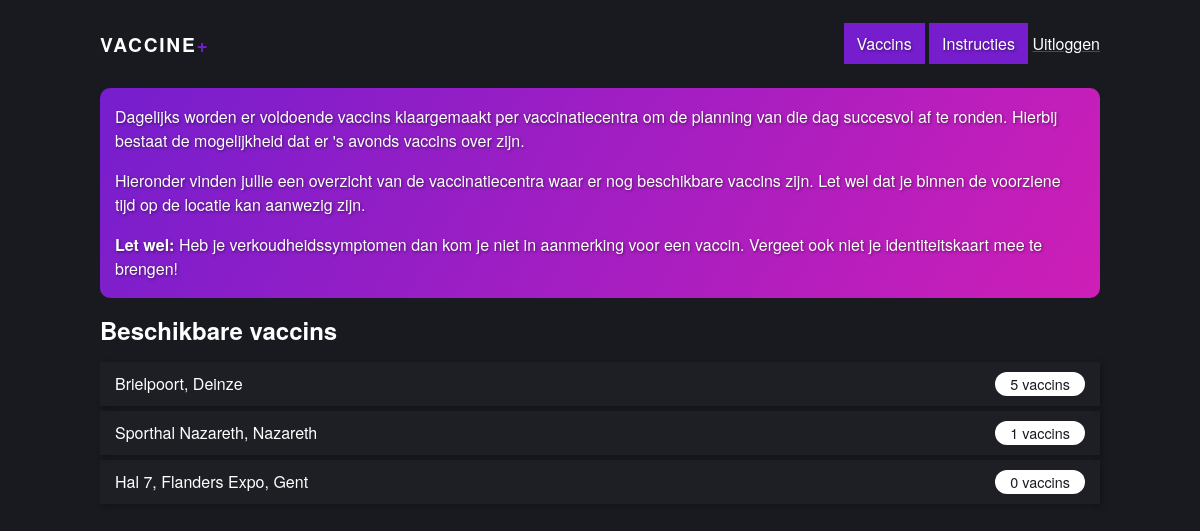
Page /vaccin on the committed database.
### tables this page shows
CREATE TABLE `center` (
  `center_id` int unsigned NOT NULL AUTO_INCREMENT,
  `name` varchar(100) DEFAULT NULL,
  `street` varchar(100) DEFAULT NULL,
  `nr` varchar(20) DEFAULT NULL,
  `postalcode` int DEFAULT NULL,
  `city` varchar(100) DEFAULT NULL,
  `lat` float DEFAULT NULL,
  `long` float DEFAULT NULL,
  `pdf` varchar(256) DEFAULT NULL,
  PRIMARY KEY (`center_id`)
);

### controllers/VaccinController.php (called while the page is built, shortened)
<?php
require_once 'models/CenterModel.php';
require_once 'models/Vaccin_model.php';
class VaccinController {
    function index($center_id) {
        $centers = Center::getAllCenters();
        $total1 = Vaccin::countVaccins(1);
        $total2 = Vaccin::countVaccins(2);
        $total3 = Vaccin::countVaccins(3);
        include BASE_DIR . '/views/pages/home.php';
    }
}

### models/CenterModel.php (called while the page is built, shortened)
<?php
class Center {
    public static function getAllCenters() {
        global $db;
        $sql = 'SELECT * FROM center';
        $sql_statement = $db->prepare($sql);
        $sql_statement->execute();
        return $sql_statement->fetchAll();
    }
}

### models/Vaccin_model.php (called while the page is built, shortened)
<?php
class Vaccin {
    public static function countVaccins($center_id) {
        global $db;
        $sql = 'SELECT COUNT(*) FROM vaccin
                WHERE center_id = :center_id
                AND status = 0';
        $sql_statement = $db->prepare($sql);
        $sql_statement->execute([
            ':center_id' => $center_id,
        ]);
        return $sql_statement->fetchColumn();
    }
}

### views/_partials/center_list_item.php (the view)
<?php
if($center['center_id'] == 1) {
    $total = $total1;
}
if($center['center_id'] == 2) {
    $total = $total2;
}
if($center['center_id'] == 3) {
    $total = $total3;
}
?>
<a class="list-item" href="vaccin/detail/<?= $center['center_id']; ?>"><?= $center['name']; ?>, <?= $center['city']; ?><span
        class="badge badge-primary"><?= $total ?> vaccins</span>
</a>

### views/pages/home.php
<div class="block">
    <p>Dagelijks worden er voldoende vaccins klaargemaakt per vaccinatiecentra om de planning van die dag succesvol af
        te ronden. Hierbij bestaat de mogelijkheid dat er 's avonds vaccins over zijn.</p>
    <p>Hieronder vinden jullie een overzicht van de vaccinatiecentra waar er nog beschikbare vaccins zijn. Let wel dat
        je binnen de voorziene tijd op de locatie kan aanwezig zijn.</p>
    <p><strong>Let wel:</strong> Heb je verkoudheidssymptomen dan kom je niet in aanmerking voor een vaccin. Vergeet ook
        niet je identiteitskaart mee te brengen!</p>
</div>
<h1>Beschikbare vaccins</h1>
<div class="list">
    <?php
        foreach ($centers as $center) {
            include BASE_DIR . '/views/_partials/center_list_item.php';
        }
    ?>
</div>

### style/main.css (style rules this page uses)
html, body { margin: 0; padding: 0; background-color: #191a20; color: #fff; font-size: 1rem; line-height: 1.5rem; overflow-y: scroll; font-family: "Helvetica Neue",Helvetica,Arial,sans-serif; position: relative; height: 100%; }
body { padding: 0 15px; }
* { -webkit-box-sizing: border-box; box-sizing: border-box; }
a { color: #fff; -webkit-text-decoration-color: #761ece; text-decoration-color: #761ece; }
.block { padding: 1px 15px; background-color: #761ece; background-image: linear-gradient(120deg, #761ece 0%, #ce1eb7 100%); border-radius: 10px; text-shadow: 1px 1px 3px rgba(0, 0, 0, 0.5); }
.list { margin-bottom: 20px; }
.list .list-item { display: -webkit-box; display: -ms-flexbox; display: flex; -webkit-box-pack: justify; -ms-flex-pack: justify; justify-content: space-between; -webkit-box-align: baseline; -ms-flex-align: baseline; align-items: baseline; padding: 10px 15px; border-radius: 0; background: rgba(255, 255, 255, 0.025); -webkit-box-shadow: 2px 2px 6px rgba(0, 0, 0, 0.3); box-shadow: 2px 2px 6px rgba(0, 0, 0, 0.3); margin-bottom: 5px; color: #fff; text-decoration: none; }
.badge { background: #fff; color: #191a20; display: inline-block; padding: 0px 15px; font-size: .9rem; border-radius: 15px; }

### rows in the picture
center: name "Brielpoort", city "Deinze", total "5"
center: name "Sporthal Nazareth", city "Nazareth", total "1"
center: name "Hal 7, Flanders Expo", city "Gent", total "0"
